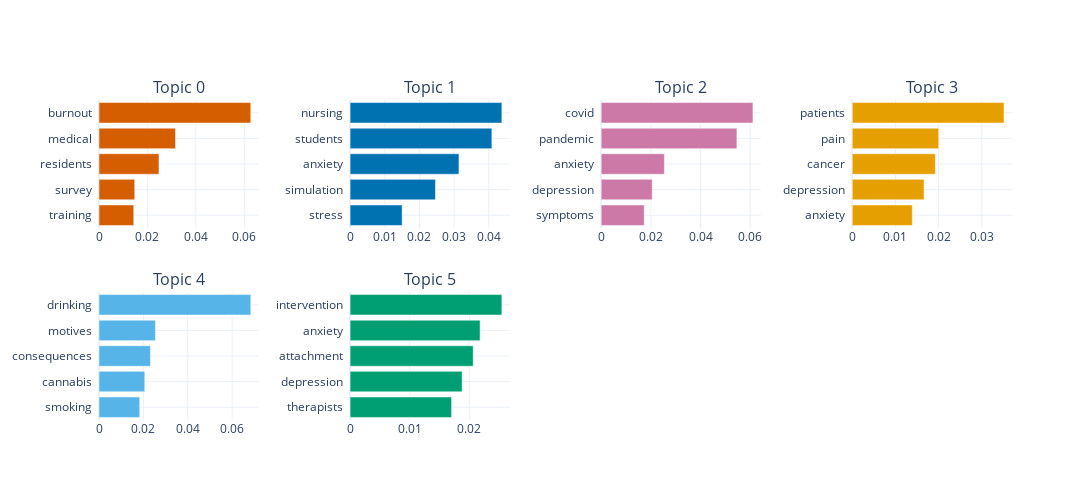
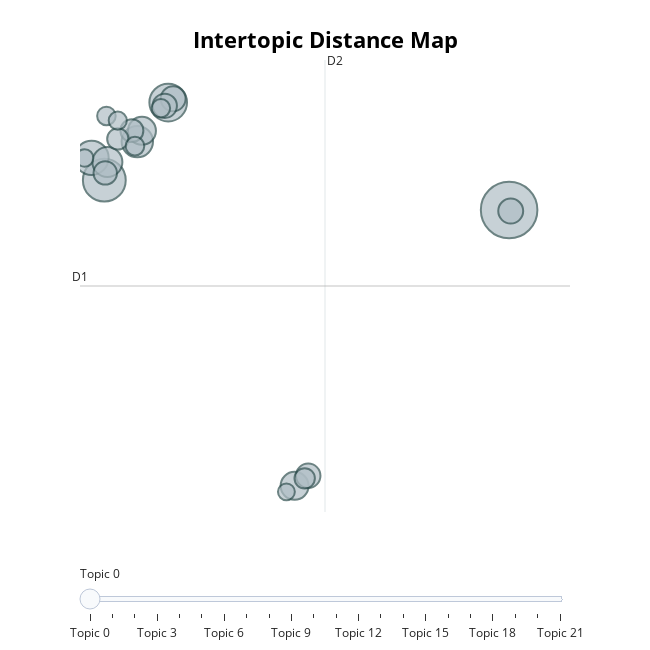

Source (notebook cell) for these figures, in order:
### Code cell
# ====================================
# 模块7: 结果可视化
# 使用多种方法可视化主题建模结果
# ====================================
# 1. 条形图 - 显示前六个主题的关键词
barchart = topic_model.visualize_barchart(top_n_topics = 6, n_words = 5, width = 400, title = "")
barchart.show()

# 2. 主题间关系图 - 展示主题之间的距离和关系
topic_model.visualize_topics().show()

# 3. 热力图 - 显示主题之间的相似度矩阵
topic_model.visualize_heatmap(n_clusters = 7)

# 4. 层次聚类 - 展示主题的层次结构
hierarchical_topics = topic_model.hierarchical_topics(docs)
topic_model.visualize_hierarchy(hierarchical_topics = hierarchical_topics)

# 5. 文档嵌入可视化 - 展示文档在空间中的分布
embeddings = embedding_model.encode(docs, show_progress_bar = False)
topic_model.visualize_documents(docs, embeddings = embeddings)   
topic_model.visualize_hierarchical_documents(docs, hierarchical_topics, embeddings = embeddings) 
 
# 6. 时间序列分析 - 展示主题随时间变化的趋势
time = data_full.year.to_list() 
topics_over_time = topic_model.topics_over_time(docs, time)
topic_model.visualize_topics_over_time(topics_over_time, topics = [0, 4, 5, 20])

# 7. 主题相关性搜索 - 查找与特定关键词相关的主题
# 函数：绘制关键词与主题的相似度网络图
def draw_simil(keyword):
    # 找出与关键词最相关的3个主题及其相似度
    topicsF, similarity = topic_model.find_topics(keyword, top_n = 3)
    # 构建网络图的节点
    G = nx.DiGraph()
    G.add_node(-1)
    G.add_node(0)
    G.add_node(1)
    G.add_node(2)
    node_labels = dict(enumerate(topicsF))
    node_labels[-1] = keyword
    scale = (len(keyword) + 12) * 0.032
    x_offset = 0.25 * scale
    y_offset = -.5
    # 设置节点位置
    pos = {
        -1: (0, 0),
        0: (-x_offset * scale, y_offset),
        1: (0, y_offset),
        2: (x_offset * scale, y_offset)
    }
    # 绘制节点
    nx.draw(
        G, pos = pos, labels = node_labels, with_labels = True, node_shape = "s", 
        bbox = dict(facecolor = "lightgreen", edgecolor = 'black', boxstyle = 'round,pad=0.5'))
    
    # 构建边的图形(用于改变边的位置)
    H = nx.DiGraph()
    for i, sim_val in enumerate(similarity):
        H.add_edge(i + 3, i, label = round(sim_val, 2)) # 3->0, 4->1, 5->2
    y_offset = -.48
    # 设置边位置
    pos = {
        0: (-x_offset * scale, y_offset),
        1: (0, y_offset),
        2: (x_offset * scale, y_offset),
        3: (-x_offset * scale, 0),
        4: (0, 0),
        5: (x_offset * scale, 0)
    }
    edge_labels = nx.get_edge_attributes(H, "label")
    # 绘制边和标签
    nx.draw_networkx(H, labels = {}, node_color = "white", arrows = True, pos = pos)
    nx.draw_networkx_edge_labels(H, pos, edge_labels)
    # 设置图形边距
    plt.xlim(-1, 1)
    plt.ylim(-1, 1)
    ax = plt.gca()
    ax.margins(0.20)
    plt.axis("off")
    plt.show()

# 分析两个关键词与主题的相关性
draw_simil('internet addiction')
draw_simil('burnout measures')

### Figure 1 — Plotly figure (JSON) as saved in the notebook; plotly's stock layout.template omitted (floating-point values rounded to 4 significant figures)
{"data": [{"marker": {"color": "#D55E00"}, "orientation": "h", "type": "bar", "x": [0.01435, 0.01475, 0.02476, 0.0316, 0.06268], "xaxis": "x", "y": ["training  ", "survey  ", "residents  ", "medical  ", "burnout  "], "yaxis": "y"}, {"marker": {"color": "#0072B2"}, "orientation": "h", "type": "bar", "x": [0.01501, 0.02461, 0.03139, 0.04088, 0.04376], "xaxis": "x2", "y": ["stress  ", "simulation  ", "anxiety  ", "students  ", "nursing  "], "yaxis": "y2"}, {"marker": {"color": "#CC79A7"}, "orientation": "h", "type": "bar", "x": [0.01734, 0.02055, 0.02545, 0.05462, 0.06108], "xaxis": "x3", "y": ["symptoms  ", "depression  ", "anxiety  ", "pandemic  ", "covid  "], "yaxis": "y3"}, {"marker": {"color": "#E69F00"}, "orientation": "h", "type": "bar", "x": [0.01391, 0.01663, 0.01923, 0.02002, 0.03513], "xaxis": "x4", "y": ["anxiety  ", "depression  ", "cancer  ", "pain  ", "patients  "], "yaxis": "y4"}, {"marker": {"color": "#56B4E9"}, "orientation": "h", "type": "bar", "x": [0.01835, 0.02063, 0.02318, 0.02543, 0.0684], "xaxis": "x5", "y": ["smoking  ", "cannabis  ", "consequences  ", "motives  ", "drinking  "], "yaxis": "y5"}, {"marker": {"color": "#009E73"}, "orientation": "h", "type": "bar", "x": [0.01703, 0.0188, 0.02066, 0.02181, 0.02546], "xaxis": "x6", "y": ["therapists  ", "depression  ", "attachment  ", "anxiety  ", "intervention  "], "yaxis": "y6"}], "layout": {"annotations": [{"font": {"size": 16}, "showarrow": false, "text": "Topic 0", "x": 0.0875, "xanchor": "center", "xref": "paper", "y": 1, "yanchor": "bottom", "yref": "paper"}, {"font": {"size": 16}, "showarrow": false, "text": "Topic 1", "x": 0.3625, "xanchor": "center", "xref": "paper", "y": 1, "yanchor": "bottom", "yref": "paper"}, {"font": {"size": 16}, "showarrow": false, "text": "Topic 2", "x": 0.6375, "xanchor": "center", "xref": "paper", "y": 1, "yanchor": "bottom", "yref": "paper"}, {"font": {"size": 16}, "showarrow": false, "text": "Topic 3", "x": 0.9125, "xanchor": "center", "xref": "paper", "y": 1, "yanchor": "bottom", "yref": "paper"}, {"font": {"size": 16}, "showarrow": false, "text": "Topic 4", "x": 0.0875, "xanchor": "center", "xref": "paper", "y": 0.4, "yanchor": "bottom", "yref": "paper"}, {"font": {"size": 16}, "showarrow": false, "text": "Topic 5", "x": 0.3625, "xanchor": "center", "xref": "paper", "y": 0.4, "yanchor": "bottom", "yref": "paper"}], "height": 500, "hoverlabel": {"bgcolor": "white", "font": {"family": "Rockwell", "size": 16}}, "showlegend": false, "title": {"font": {"color": "Black", "size": 22}, "text": "", "x": 0.5, "xanchor": "center", "yanchor": "top"}, "width": 1600, "xaxis": {"anchor": "y", "domain": [0, 0.175], "showgrid": true}, "xaxis2": {"anchor": "y2", "domain": [0.275, 0.45], "showgrid": true}, "xaxis3": {"anchor": "y3", "domain": [0.55, 0.725], "showgrid": true}, "xaxis4": {"anchor": "y4", "domain": [0.825, 1], "showgrid": true}, "xaxis5": {"anchor": "y5", "domain": [0, 0.175], "showgrid": true}, "xaxis6": {"anchor": "y6", "domain": [0.275, 0.45], "showgrid": true}, "xaxis7": {"anchor": "y7", "domain": [0.55, 0.725], "showgrid": true}, "xaxis8": {"anchor": "y8", "domain": [0.825, 1], "showgrid": true}, "yaxis": {"anchor": "x", "domain": [0.6, 1], "showgrid": true}, "yaxis2": {"anchor": "x2", "domain": [0.6, 1], "showgrid": true}, "yaxis3": {"anchor": "x3", "domain": [0.6, 1], "showgrid": true}, "yaxis4": {"anchor": "x4", "domain": [0.6, 1], "showgrid": true}, "yaxis5": {"anchor": "x5", "domain": [0, 0.4], "showgrid": true}, "yaxis6": {"anchor": "x6", "domain": [0, 0.4], "showgrid": true}, "yaxis7": {"anchor": "x7", "domain": [0, 0.4], "showgrid": true}, "yaxis8": {"anchor": "x8", "domain": [0, 0.4], "showgrid": true}}}

### Figure 2 — Plotly figure (JSON) as saved in the notebook; plotly's stock layout.template omitted (floating-point values rounded to 4 significant figures)
{"data": [{"customdata": [[0, "burnout | medical | residents | survey | training", 438], [1, "nursing | students | anxiety | simulation | stress", 251], [2, "covid | pandemic | anxiety | depression | symptoms", 194], [3, "patients | pain | cancer | depression | anxiety", 160], [4, "drinking | motives | consequences | cannabis | smoking", 135], [5, "intervention | anxiety | attachment | depression | therapists", 123], [6, "anxiety | rumination | self | phobia | sensitivity", 107], [7, "mental | students | stigma | seeking | treatment", 107], [8, "eating | weight | depression | health | disorders", 85], [9, "nurses | nursing | burnout | compassion | nurse", 85], [10, "sleep | insomnia | anxiety | chronotype | questionnaire", 82], [11, "students | depression | symptoms | depressive | anxiety", 81], [12, "mindfulness | veterinary | students | yoga | meditation", 75], [13, "suicide | suicidal | depression | suicidality | depressive", 72], [14, "hiv | depressive | symptoms | depression | heterosexual", 62], [15, "factor | alexithymia | validity | depression | psychometric", 57], [16, "internet | addiction | facebook | smartphone | anxiety", 48], [17, "dental | anxiety | patients | injection | tmd", 47], [18, "athletes | concussion | collegiate | depression | anxiety", 47], [19, "veterans | ptsd | gambling | homeless | symptoms", 45], [20, "pregnancy | ppd | postpartum | maternal | depression", 42], [21, "ocd | obsessive | compulsive | autistic | autism", 39]], "hovertemplate": "<b>Topic %{customdata[0]}</b><br>%{customdata[1]}<br>Size: %{customdata[2]}", "legendgroup": "", "marker": {"color": "#B0BEC5", "line": {"color": "DarkSlateGrey", "width": 2}, "size": [438, 251, 194, 160, 135, 123, 107, 107, 85, 85, 82, 81, 75, 72, 62, 57, 48, 47, 47, 45, 42, 39], "sizemode": "area", "sizeref": 0.2737, "symbol": "circle"}, "mode": "markers", "name": "", "orientation": "v", "showlegend": false, "type": "scatter", "x": [14.25, -0.4049, 1.908, -0.8662, 0.7895, -0.2939, 6.484, 0.9577, 2.086, 14.31, 6.977, 1.783, -0.3711, 0.5937, 0.08388, 6.848, 0.7033, 1.642, -0.329, 0.08138, -1.118, 6.187], "xaxis": "x", "y": [7.26, 8.732, 12.55, 9.833, 10.63, 9.625, -6.319, 11.16, 12.74, 7.211, -5.824, 12.39, 9.088, 11.17, 10.76, -5.952, 10.41, 12.27, 11.89, 11.66, 9.824, -6.616], "yaxis": "y"}], "layout": {"annotations": [{"showarrow": false, "text": "D1", "x": -1.285, "y": 3.52, "yshift": 10}, {"showarrow": false, "text": "D2", "x": 7.584, "xshift": 10, "y": 14.65}], "height": 650, "hoverlabel": {"bgcolor": "white", "font": {"family": "Rockwell", "size": 16}}, "legend": {"itemsizing": "constant", "tracegroupgap": 0}, "margin": {"t": 60}, "shapes": [{"line": {"color": "#CFD8DC", "width": 2}, "type": "line", "x0": 7.584, "x1": 7.584, "y0": -7.608, "y1": 14.65}, {"line": {"color": "#9E9E9E", "width": 2}, "type": "line", "x0": -1.285, "x1": 16.45, "y0": 3.52, "y1": 3.52}], "sliders": [{"active": 0, "pad": {"t": 50}, "steps": [{"args": [{"marker.color": [["red", "#B0BEC5", "#B0BEC5", "#B0BEC5", "#B0BEC5", "#B0BEC5", "#B0BEC5", "#B0BEC5", "#B0BEC5", "#B0BEC5", "#B0BEC5", "#B0BEC5", "#B0BEC5", "#B0BEC5", "#B0BEC5", "#B0BEC5", "#B0BEC5", "#B0BEC5", "#B0BEC5", "#B0BEC5", "#B0BEC5", "#B0BEC5"]]}], "label": "Topic 0", "method": "update"}, {"args": [{"marker.color": [["#B0BEC5", "red", "#B0BEC5", "#B0BEC5", "#B0BEC5", "#B0BEC5", "#B0BEC5", "#B0BEC5", "#B0BEC5", "#B0BEC5", "#B0BEC5", "#B0BEC5", "#B0BEC5", "#B0BEC5", "#B0BEC5", "#B0BEC5", "#B0BEC5", "#B0BEC5", "#B0BEC5", "#B0BEC5", "#B0BEC5", "#B0BEC5"]]}], "label": "Topic 1", "method": "update"}, {"args": [{"marker.color": [["#B0BEC5", "#B0BEC5", "red", "#B0BEC5", "#B0BEC5", "#B0BEC5", "#B0BEC5", "#B0BEC5", "#B0BEC5", "#B0BEC5", "#B0BEC5", "#B0BEC5", "#B0BEC5", "#B0BEC5", "#B0BEC5", "#B0BEC5", "#B0BEC5", "#B0BEC5", "#B0BEC5", "#B0BEC5", "#B0BEC5", "#B0BEC5"]]}], "label": "Topic 2", "method": "update"}, {"args": [{"marker.color": [["#B0BEC5", "#B0BEC5", "#B0BEC5", "red", "#B0BEC5", "#B0BEC5", "#B0BEC5", "#B0BEC5", "#B0BEC5", "#B0BEC5", "#B0BEC5", "#B0BEC5", "#B0BEC5", "#B0BEC5", "#B0BEC5", "#B0BEC5", "#B0BEC5", "#B0BEC5", "#B0BEC5", "#B0BEC5", "#B0BEC5", "#B0BEC5"]]}], "label": "Topic 3", "method": "update"}, {"args": [{"marker.color": [["#B0BEC5", "#B0BEC5", "#B0BEC5", "#B0BEC5", "red", "#B0BEC5", "#B0BEC5", "#B0BEC5", "#B0BEC5", "#B0BEC5", "#B0BEC5", "#B0BEC5", "#B0BEC5", "#B0BEC5", "#B0BEC5", "#B0BEC5", "#B0BEC5", "#B0BEC5", "#B0BEC5", "#B0BEC5", "#B0BEC5", "#B0BEC5"]]}], "label": "Topic 4", "method": "update"}, {"args": [{"marker.color": [["#B0BEC5", "#B0BEC5", "#B0BEC5", "#B0BEC5", "#B0BEC5", "red", "#B0BEC5", "#B0BEC5", "#B0BEC5", "#B0BEC5", "#B0BEC5", "#B0BEC5", "#B0BEC5", "#B0BEC5", "#B0BEC5", "#B0BEC5", "#B0BEC5", "#B0BEC5", "#B0BEC5", "#B0BEC5", "#B0BEC5", "#B0BEC5"]]}], "label": "Topic 5", "method": "update"}, {"args": [{"marker.color": [["#B0BEC5", "#B0BEC5", "#B0BEC5", "#B0BEC5", "#B0BEC5", "#B0BEC5", "red", "#B0BEC5", "#B0BEC5", "#B0BEC5", "#B0BEC5", "#B0BEC5", "#B0BEC5", "#B0BEC5", "#B0BEC5", "#B0BEC5", "#B0BEC5", "#B0BEC5", "#B0BEC5", "#B0BEC5", "#B0BEC5", "#B0BEC5"]]}], "label": "Topic 6", "method": "update"}, {"args": [{"marker.color": [["#B0BEC5", "#B0BEC5", "#B0BEC5", "#B0BEC5", "#B0BEC5", "#B0BEC5", "#B0BEC5", "red", "#B0BEC5", "#B0BEC5", "#B0BEC5", "#B0BEC5", "#B0BEC5", "#B0BEC5", "#B0BEC5", "#B0BEC5", "#B0BEC5", "#B0BEC5", "#B0BEC5", "#B0BEC5", "#B0BEC5", "#B0BEC5"]]}], "label": "Topic 7", "method": "update"}, {"args": [{"marker.color": [["#B0BEC5", "#B0BEC5", "#B0BEC5", "#B0BEC5", "#B0BEC5", "#B0BEC5", "#B0BEC5", "#B0BEC5", "red", "#B0BEC5", "#B0BEC5", "#B0BEC5", "#B0BEC5", "#B0BEC5", "#B0BEC5", "#B0BEC5", "#B0BEC5", "#B0BEC5", "#B0BEC5", "#B0BEC5", "#B0BEC5", "#B0BEC5"]]}], "label": "Topic 8", "method": "update"}, {"args": [{"marker.color": [["#B0BEC5", "#B0BEC5", "#B0BEC5", "#B0BEC5", "#B0BEC5", "#B0BEC5", "#B0BEC5", "#B0BEC5", "#B0BEC5", "red", "#B0BEC5", "#B0BEC5", "#B0BEC5", "#B0BEC5", "#B0BEC5", "#B0BEC5", "#B0BEC5", "#B0BEC5", "#B0BEC5", "#B0BEC5", "#B0BEC5", "#B0BEC5"]]}], "label": "Topic 9", "method": "update"}, {"args": [{"marker.color": [["#B0BEC5", "#B0BEC5", "#B0BEC5", "#B0BEC5", "#B0BEC5", "#B0BEC5", "#B0BEC5", "#B0BEC5", "#B0BEC5", "#B0BEC5", "red", "#B0BEC5", "#B0BEC5", "#B0BEC5", "#B0BEC5", "#B0BEC5", "#B0BEC5", "#B0BEC5", "#B0BEC5", "#B0BEC5", "#B0BEC5", "#B0BEC5"]]}], "label": "Topic 10", "method": "update"}, {"args": [{"marker.color": [["#B0BEC5", "#B0BEC5", "#B0BEC5", "#B0BEC5", "#B0BEC5", "#B0BEC5", "#B0BEC5", "#B0BEC5", "#B0BEC5", "#B0BEC5", "#B0BEC5", "red", "#B0BEC5", "#B0BEC5", "#B0BEC5", "#B0BEC5", "#B0BEC5", "#B0BEC5", "#B0BEC5", "#B0BEC5", "#B0BEC5", "#B0BEC5"]]}], "label": "Topic 11", "method": "update"}, {"args": [{"marker.color": [["#B0BEC5", "#B0BEC5", "#B0BEC5", "#B0BEC5", "#B0BEC5", "#B0BEC5", "#B0BEC5", "#B0BEC5", "#B0BEC5", "#B0BEC5", "#B0BEC5", "#B0BEC5", "red", "#B0BEC5", "#B0BEC5", "#B0BEC5", "#B0BEC5", "#B0BEC5", "#B0BEC5", "#B0BEC5", "#B0BEC5", "#B0BEC5"]]}], "label": "Topic 12", "method": "update"}, {"args": [{"marker.color": [["#B0BEC5", "#B0BEC5", "#B0BEC5", "#B0BEC5", "#B0BEC5", "#B0BEC5", "#B0BEC5", "#B0BEC5", "#B0BEC5", "#B0BEC5", "#B0BEC5", "#B0BEC5", "#B0BEC5", "red", "#B0BEC5", "#B0BEC5", "#B0BEC5", "#B0BEC5", "#B0BEC5", "#B0BEC5", "#B0BEC5", "#B0BEC5"]]}], "label": "Topic 13", "method": "update"}, {"args": [{"marker.color": [["#B0BEC5", "#B0BEC5", "#B0BEC5", "#B0BEC5", "#B0BEC5", "#B0BEC5", "#B0BEC5", "#B0BEC5", "#B0BEC5", "#B0BEC5", "#B0BEC5", "#B0BEC5", "#B0BEC5", "#B0BEC5", "red", "#B0BEC5", "#B0BEC5", "#B0BEC5", "#B0BEC5", "#B0BEC5", "#B0BEC5", "#B0BEC5"]]}], "label": "Topic 14", "method": "update"}, {"args": [{"marker.color": [["#B0BEC5", "#B0BEC5", "#B0BEC5", "#B0BEC5", "#B0BEC5", "#B0BEC5", "#B0BEC5", "#B0BEC5", "#B0BEC5", "#B0BEC5", "#B0BEC5", "#B0BEC5", "#B0BEC5", "#B0BEC5", "#B0BEC5", "red", "#B0BEC5", "#B0BEC5", "#B0BEC5", "#B0BEC5", "#B0BEC5", "#B0BEC5"]]}], "label": "Topic 15", "method": "update"}, {"args": [{"marker.color": [["#B0BEC5", "#B0BEC5", "#B0BEC5", "#B0BEC5", "#B0BEC5", "#B0BEC5", "#B0BEC5", "#B0BEC5", "#B0BEC5", "#B0BEC5", "#B0BEC5", "#B0BEC5", "#B0BEC5", "#B0BEC5", "#B0BEC5", "#B0BEC5", "red", "#B0BEC5", "#B0BEC5", "#B0BEC5", "#B0BEC5", "#B0BEC5"]]}], "label": "Topic 16", "method": "update"}, {"args": [{"marker.color": [["#B0BEC5", "#B0BEC5", "#B0BEC5", "#B0BEC5", "#B0BEC5", "#B0BEC5", "#B0BEC5", "#B0BEC5", "#B0BEC5", "#B0BEC5", "#B0BEC5", "#B0BEC5", "#B0BEC5", "#B0BEC5", "#B0BEC5", "#B0BEC5", "#B0BEC5", "red", "#B0BEC5", "#B0BEC5", "#B0BEC5", "#B0BEC5"]]}], "label": "Topic 17", "method": "update"}, {"args": [{"marker.color": [["#B0BEC5", "#B0BEC5", "#B0BEC5", "#B0BEC5", "#B0BEC5", "#B0BEC5", "#B0BEC5", "#B0BEC5", "#B0BEC5", "#B0BEC5", "#B0BEC5", "#B0BEC5", "#B0BEC5", "#B0BEC5", "#B0BEC5", "#B0BEC5", "#B0BEC5", "#B0BEC5", "red", "#B0BEC5", "#B0BEC5", "#B0BEC5"]]}], "label": "Topic 18", "method": "update"}, {"args": [{"marker.color": [["#B0BEC5", "#B0BEC5", "#B0BEC5", "#B0BEC5", "#B0BEC5", "#B0BEC5", "#B0BEC5", "#B0BEC5", "#B0BEC5", "#B0BEC5", "#B0BEC5", "#B0BEC5", "#B0BEC5", "#B0BEC5", "#B0BEC5", "#B0BEC5", "#B0BEC5", "#B0BEC5", "#B0BEC5", "red", "#B0BEC5", "#B0BEC5"]]}], "label": "Topic 19", "method": "update"}, {"args": [{"marker.color": [["#B0BEC5", "#B0BEC5", "#B0BEC5", "#B0BEC5", "#B0BEC5", "#B0BEC5", "#B0BEC5", "#B0BEC5", "#B0BEC5", "#B0BEC5", "#B0BEC5", "#B0BEC5", "#B0BEC5", "#B0BEC5", "#B0BEC5", "#B0BEC5", "#B0BEC5", "#B0BEC5", "#B0BEC5", "#B0BEC5", "red", "#B0BEC5"]]}], "label": "Topic 20", "method": "update"}, {"args": [{"marker.color": [["#B0BEC5", "#B0BEC5", "#B0BEC5", "#B0BEC5", "#B0BEC5", "#B0BEC5", "#B0BEC5", "#B0BEC5", "#B0BEC5", "#B0BEC5", "#B0BEC5", "#B0BEC5", "#B0BEC5", "#B0BEC5", "#B0BEC5", "#B0BEC5", "#B0BEC5", "#B0BEC5", "#B0BEC5", "#B0BEC5", "#B0BEC5", "red"]]}], "label": "Topic 21", "method": "update"}]}], "title": {"font": {"color": "Black", "size": 22}, "text": "<b>Intertopic Distance Map</b>", "x": 0.5, "xanchor": "center", "y": 0.95, "yanchor": "top"}, "width": 650, "xaxis": {"anchor": "y", "domain": [0, 1], "range": [-1.285, 16.45], "title": {"text": ""}, "visible": false}, "yaxis": {"anchor": "x", "domain": [0, 1], "range": [-7.608, 14.65], "title": {"text": ""}, "visible": false}}}
